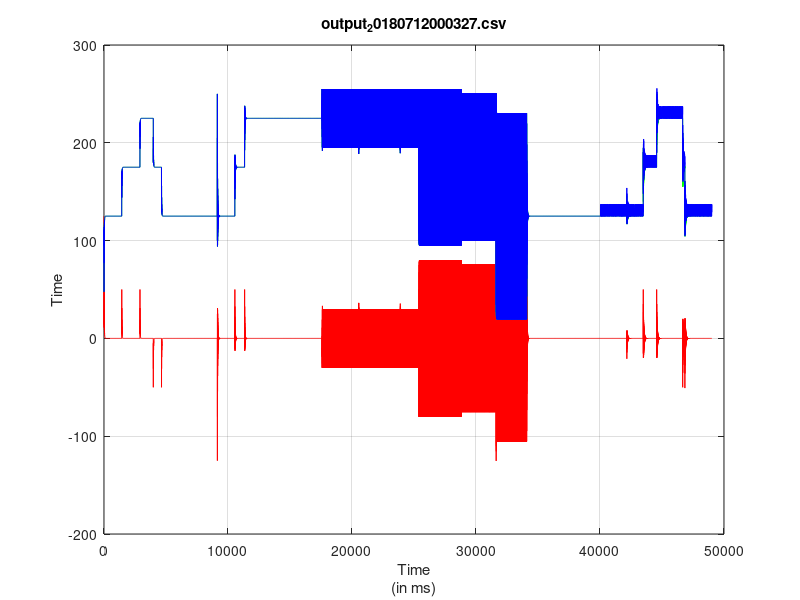

Write the MATLAB code that produced this figure.
Array=csvread('output_20180712000327.csv',1,0);
col1 = Array(:, 1);
col2 = Array(:, 2);
col3 = Array(:, 3);
col4 = Array(:, 4);
plot(col1, col2, 'r', col1, col3, 'g',col1, col4, 'b');
title('output_20180712000327.csv');
xlabel({'Time','(in ms)'});
ylabel('Time');
grid on
